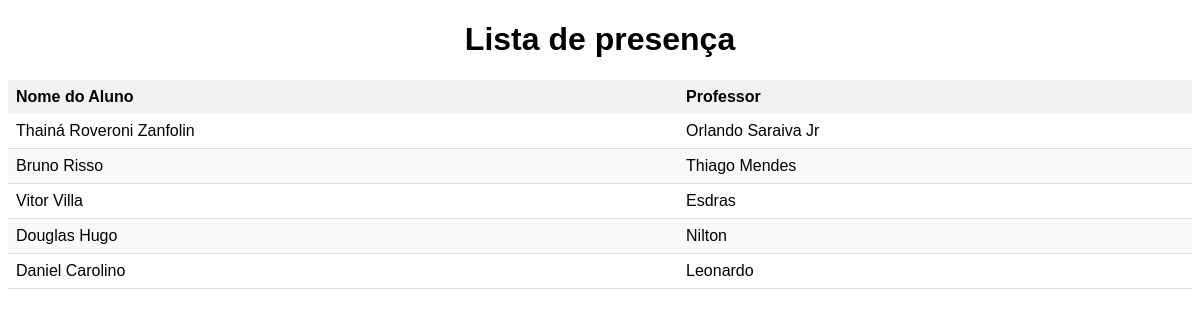
The app's page /listar/ with its own data.
### core/models.py (models this page shows)
class Cadastro(models.Model):
    nome = models.CharField(max_length=100)
    professor = models.CharField(max_length=100)

### core/views.py (the view)
# urls.py: path('listar/', lista , name='lista')
def lista(request):
    if request.method == 'POST':
        nome = request.POST['nome']
        professores_selecionados = request.POST.getlist('professor')
        professores = Professor.objects.filter(id__in=professores_selecionados)
    cadastros = Cadastro.objects.all()
    context = {'cadastros': cadastros}
    return render(request, 'lista.html', context)

### core/templates/lista.html (shortened to what this page needs)
<!DOCTYPE html>
<html lang="en">
<head>
</head>
<body>
    <div><center>
        <h1>Lista de presença</h1>
    <table>
        <thead>
          <tr>
            <th>Nome do Aluno</th>
            <th>Professor</th>
          </tr>
        </thead>
        <tbody>
          {% for cadastro in cadastros %}
            <tr>
              <td>{{ cadastro.nome }}</td>
              <td>{{ cadastro.professor }}</td>
            </tr>
          {% endfor %}
        </tbody>
      </table>
    </div></center>
</body>
</html>

### core/templates/lista.html (style rules this page uses)
table { border-collapse: collapse; width: 100%; font-family: Arial, sans-serif; }
th, td { padding: 8px; text-align: left; }
th { background-color: #f2f2f2; }
tr:nth-child(even) { background-color: #f9f9f9; }
td { border-bottom: 1px solid #ddd; }
h1 { font-family: Arial, sans-serif; }

### records on screen
Cadastro: nome "Thainá Roveroni Zanfolin", professor "Orlando Saraiva Jr"
Cadastro: nome "Bruno Risso", professor "Thiago Mendes"
Cadastro: nome "Vitor Villa", professor "Esdras"
Cadastro: nome "Douglas Hugo", professor "Nilton"
Cadastro: nome "Daniel Carolino", professor "Leonardo"
